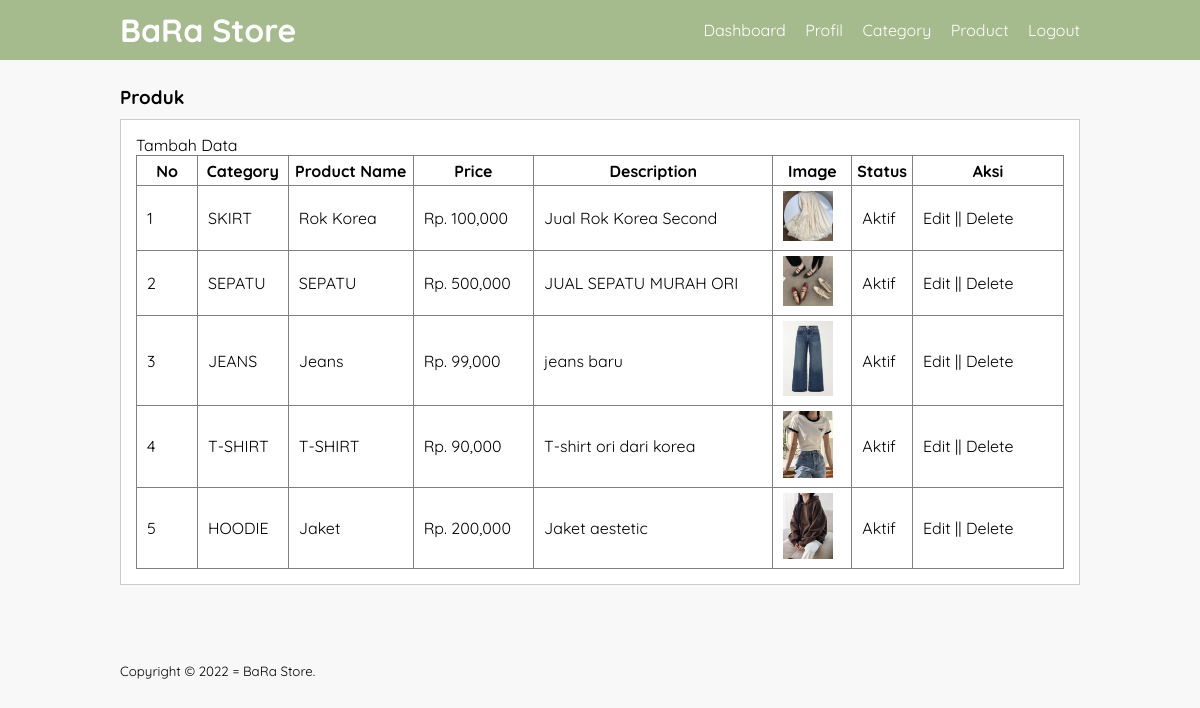
Screenshot of /product.php (signed in) with the database file from the repository.
### tables this page shows
CREATE TABLE `tb_product` (
  `product_id` int(11) NOT NULL,
  `category_id` int(11) NOT NULL,
  `product_name` varchar(100) NOT NULL,
  `product_price` int(11) NOT NULL,
  `product_description` text NOT NULL,
  `product_image` varchar(100) NOT NULL,
  `product_status` tinyint(1) NOT NULL,
  `date_created` timestamp NOT NULL DEFAULT current_timestamp() ON UPDATE current_timestamp()
);

CREATE TABLE `tb_category` (
  `category_id` int(11) NOT NULL,
  `category_name` varchar(25) NOT NULL
);

### product.php (the view, shortened to what this page needs)
<?php
  include 'db.php';
?>
<!DOCTYPE html>
<html lang="en">
<head>
    <link rel="stylesheet" type="text/css" href="Css/style.css">
</head>
<body>
    <header>
        <div class="container">
        <h1><a href="dashboard.php">BaRa Store</a></h1>
        <ul>
            <li><a href="dashboard.php">Dashboard</a></li>
            <li><a href="profil.php">Profil</a></li>
            <li><a href="category.php">Category</a></li>
            <li><a href="product.php">Product</a></li>
            <li><a href="logout.php">Logout</a></li>
        </ul>
        </div>
    </header>
    <div class="section">
        <div class="container">
            <h3>Produk</h3>
            <div class="box">
                <p><a href="tambah_product.php">Tambah Data</a></p>
            <table border="1" cellspacing="0" class="table">
                    <thead>
                        <tr>
                            <th width="60px">No</th>
                            <th>Category</th>
                            <th>Product Name</th>
                            <th>Price</th>
                            <th>Description</th>
                            <th>Image</th>
                            <th>Status</th>
                            <th width="150px">Aksi</th>
                        </tr>
                    </thead>
                    <tbody>
                        <?php
                        $no = 1;
                        $product = mysqli_query($conn, "SELECT * FROM tb_product LEFT JOIN tb_category USING (category_id)ORDER BY product_id DESC");
                        if(mysqli_num_rows($product) > 0){
                        while($row = mysqli_fetch_array($product)){
                        ?>
                        <tr>
                            <td><?php echo $no++ ?></td>
                            <td><?php echo $row ['category_name']?></td>
                            <td><?php echo $row ['product_name']?></td>
                            <td>Rp. <?php echo number_format($row ['product_price'])?></td>
                            <td><?php echo $row ['product_description']?></td>
                            <td><img src="produk/<?php echo $row['product_image']?>" width="50px"></td>
                            <td><?php echo ($row ['product_status'] == 0)? 'Tidak Aktif':'Aktif';?></td>
                            <td>
                                <a href="edit_product.php?id=<?php echo $row ['product_id']?>">Edit</a> || <a href="proses_delete.php?idp=<?php echo $row['product_id']?>" onclick="return confirm('Yakin ingin hapus ?')">Delete</a>
                            </td>
                        </tr>
                        <?php }}else{ ?>
                            <tr>
                                <td colspan="8">Tidak ada data</td>
                            </tr>
                            <?php } ?>
                    </tbody>
                </table>
            </div>
        </div>
    </div>
    <footer>
        <div class="container">
            <small>Copyright &copy; 2022 = BaRa Store.</small>
        </div>
    </footer>
</body>
</html>

### css/style.css (style rules this page uses)
* { padding: 0; margin: 0; font-family: 'Quicksand', sans-serif; }
body { background-color: #f8f8f8; }
a { color: inherit; text-decoration: none; }
header { background-color: #A6BB8D; color: #fff; }
header h1 { float: left; padding: 10px 0; }
header ul { float: right; }
header ul li { display: inline-block; }
header ul li a { padding: 20px 0 20px 15px; display: inline-block; }
footer { padding: 25px 0; }
.container { width: 80%; margin: 0 auto; }
.container:after { content: ''; display: block; clear: both; }
.section { padding: 25px 0; }
.box { background-color: #fff; border: 1px solid #ccc; padding: 15px; box-sizing: border-box; margin: 10px 0 25px 0; }
.box:after { content: ''; display: block; clear: both; }
.table { width: 100%; border-collapse: collapse; }
.table tr { height: 30px; }
.table tr td { padding: 5px 10px; }

### rows the page displays
tb_product: category.category_name "SKIRT", product_name "Rok Korea", product_price "100,000", product_description "Jual Rok Korea Second", product_image (picture), product_status "Aktif"
tb_product: category.category_name "SEPATU", product_name "SEPATU", product_price "500,000", product_description "JUAL SEPATU MURAH ORI", product_image (picture), product_status "Aktif"
tb_product: category.category_name "JEANS", product_name "Jeans", product_price "99,000", product_description "jeans baru", product_image (picture), product_status "Aktif"
tb_product: category.category_name "T-SHIRT", product_name "T-SHIRT", product_price "90,000", product_description "T-shirt ori dari korea", product_image (picture), product_status "Aktif"
tb_product: category.category_name "HOODIE", product_name "Jaket", product_price "200,000", product_description "Jaket aestetic", product_image (picture), product_status "Aktif"
